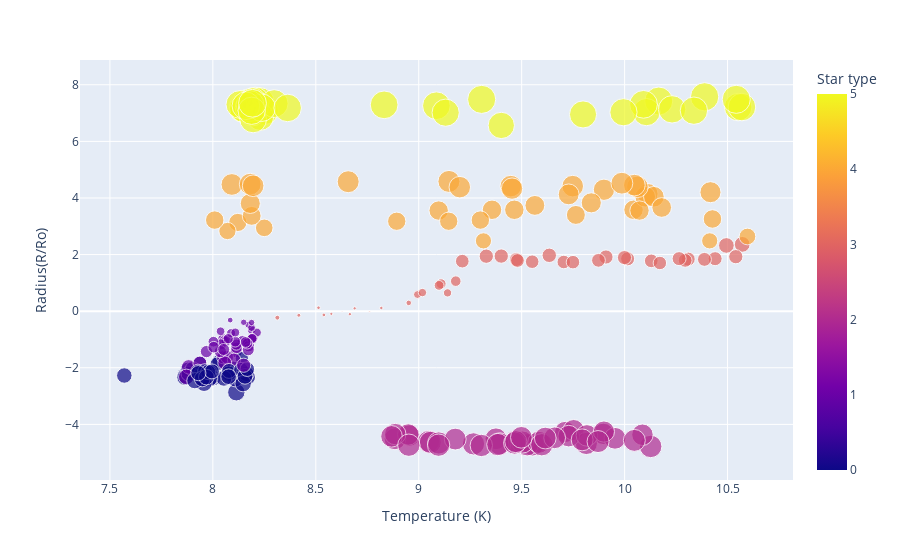

Notebook code for this chart:
### Code cell
#plot: temperature(X) vs radius(Y) 

fig = px.scatter(dataset, x=np.log(dataset['Temperature (K)']), y=np.log(dataset['Radius(R/Ro)']), color=dataset['Star type'],
                 size=np.abs(np.log(dataset['Radius(R/Ro)'])), hover_data=['Radius(R/Ro)'],
                 labels={'x':'Temperature (K)', 'y':'Radius(R/Ro)'})
fig.show()

### Figure 1 — Plotly figure (JSON) as saved in the notebook; plotly's stock layout.template omitted (floating-point values rounded to 4 significant figures; data arrays with more than 128 entries replaced by an {"elided": "..."} marker saying what was removed)
{"data": [{"customdata": {"elided": "240x1 float values"}, "hovertemplate": "Temperature (K)=%{x}<br>Radius(R/Ro)=%{customdata[0]}<br>size=%{marker.size}<br>Star type=%{marker.color}<extra></extra>", "legendgroup": "", "marker": {"color": {"elided": "240 int values"}, "coloraxis": "coloraxis", "size": {"elided": "240 float values"}, "sizemode": "area", "sizeref": 0.01894, "symbol": "circle"}, "mode": "markers", "name": "", "orientation": "v", "showlegend": false, "type": "scatter", "x": {"elided": "240 float values"}, "xaxis": "x", "y": {"elided": "240 float values"}, "yaxis": "y"}], "layout": {"coloraxis": {"colorbar": {"title": {"text": "Star type"}}, "colorscale": [[0, "#0d0887"], [0.1111, "#46039f"], [0.2222, "#7201a8"], [0.3333, "#9c179e"], [0.4444, "#bd3786"], [0.5556, "#d8576b"], [0.6667, "#ed7953"], [0.7778, "#fb9f3a"], [0.8889, "#fdca26"], [1, "#f0f921"]]}, "legend": {"itemsizing": "constant", "tracegroupgap": 0}, "margin": {"t": 60}, "xaxis": {"anchor": "y", "domain": [0, 1], "title": {"text": "Temperature (K)"}}, "yaxis": {"anchor": "x", "domain": [0, 1], "title": {"text": "Radius(R/Ro)"}}}}
